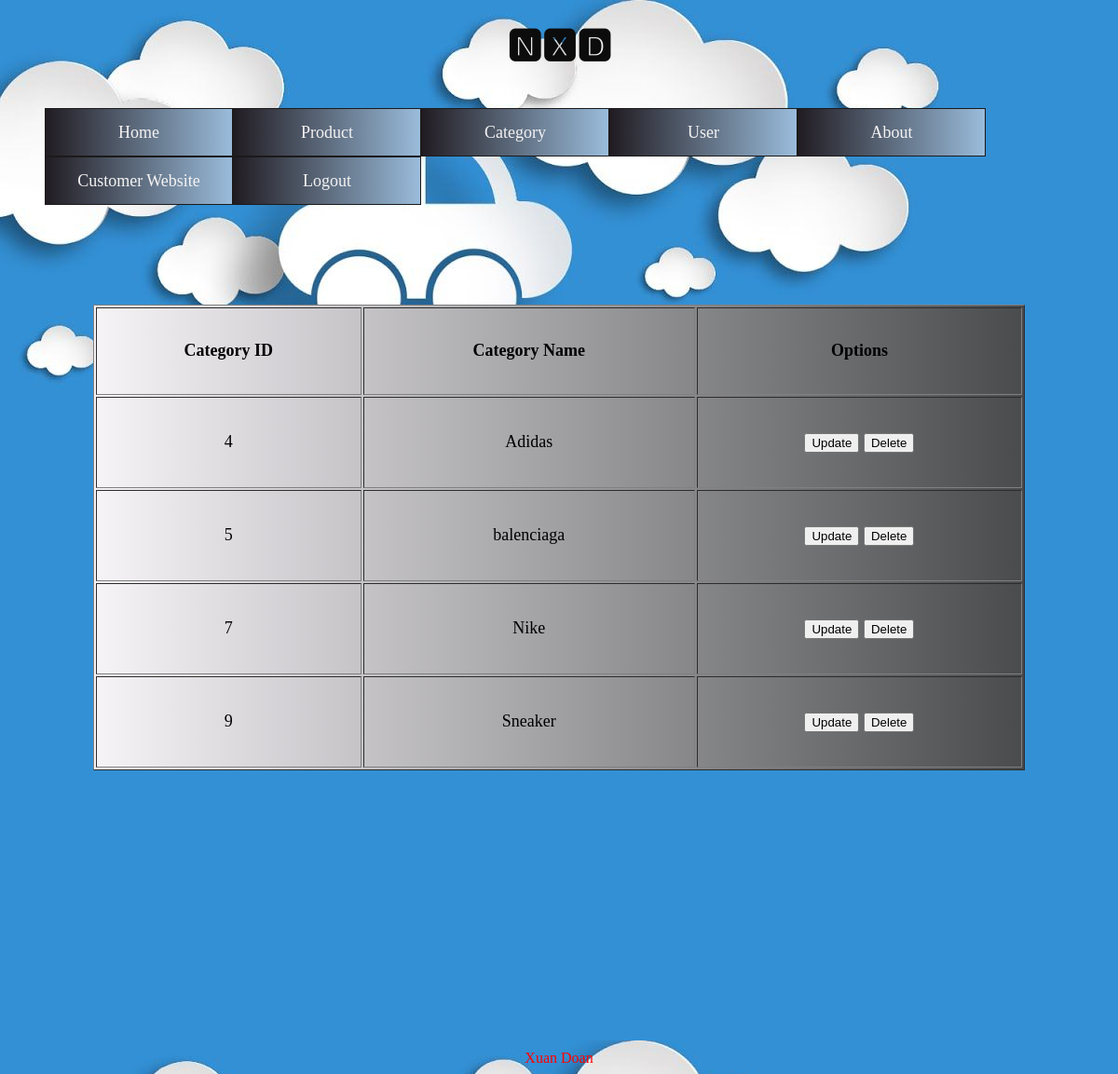
Screenshot of /admin/manage_category.php with the database file from the repository.
### tables this page shows
CREATE TABLE `category` (
  `category_id` int(50) NOT NULL,
  `category_name` varchar(50) NOT NULL
);

### admin/functions.php (called while the page is built, shortened)
<?php
$hostname = 'localhost';
$dbport = 3306;
$dbname = 'shoes';
$username = 'root';
$password = '';
$connection = new mysqli($hostname, $username, $password,
	$dbname, $dbport);
function querySQL ($qry) {
	global $connection;
	$result = $connection->query($qry);
	return $result;
}
?>

### admin/manage_category.php (the view, shortened to what this page needs)
<?php
require_once 'header.php';
$sql = "SELECT * FROM category";
$result = querySQL($sql);
?>
<body>
<center>
<table class='tbl' border=1>
    <tr>
        <th> Category ID </th>
        <th> Category Name </th>
        <th> Options </th>
    </tr>
    <?php
    while ($row = mysqli_fetch_array($result)) {
    $id = $row['category_id'];
    $name = $row['category_name'];  ?>
    <tr>
        <td> <?= $id ?> </td>
        <td> <?= $name ?> </td>
        <td>
            <form class='frm_inline' action="update_category.php" method="POST">
                <input type='submit' value='Update'>
            </form>
            <form class='frm_inline' action='delete_category.php' method="POST" onsubmit="return confirmDelete();">
                <input type='submit' value='Delete'>
            </form>
        </td>
    </tr>
    <?php } ?>
</table>
</center>
<footer>
    <div class="frt1">Xuan Doan</div>
</footer>
</body>

### admin/css/css_admin.css (style rules this page uses)
.tbl { margin-top: 30px; background-image: linear-gradient(to right, #f7f4f8, #494b4d); overflow: auto; height: 500px; width: 1000px; font-family: georgia; text-align: center; font-size: large; }
form.frm_inline { display: inline; overflow: auto; }

### admin/manage_category.php (style rules this page uses)
body { background-image: url(images/download.jpg); }
.tbl { margin-top: 150px; overflow: auto; }
.frt1 { margin-top: 300px; text-align: center; color: red; }

### rows the page displays
category: category_id "4", category_name "Adidas"
category: category_id "5", category_name "balenciaga"
category: category_id "7", category_name "Nike"
category: category_id "9", category_name "Sneaker"
